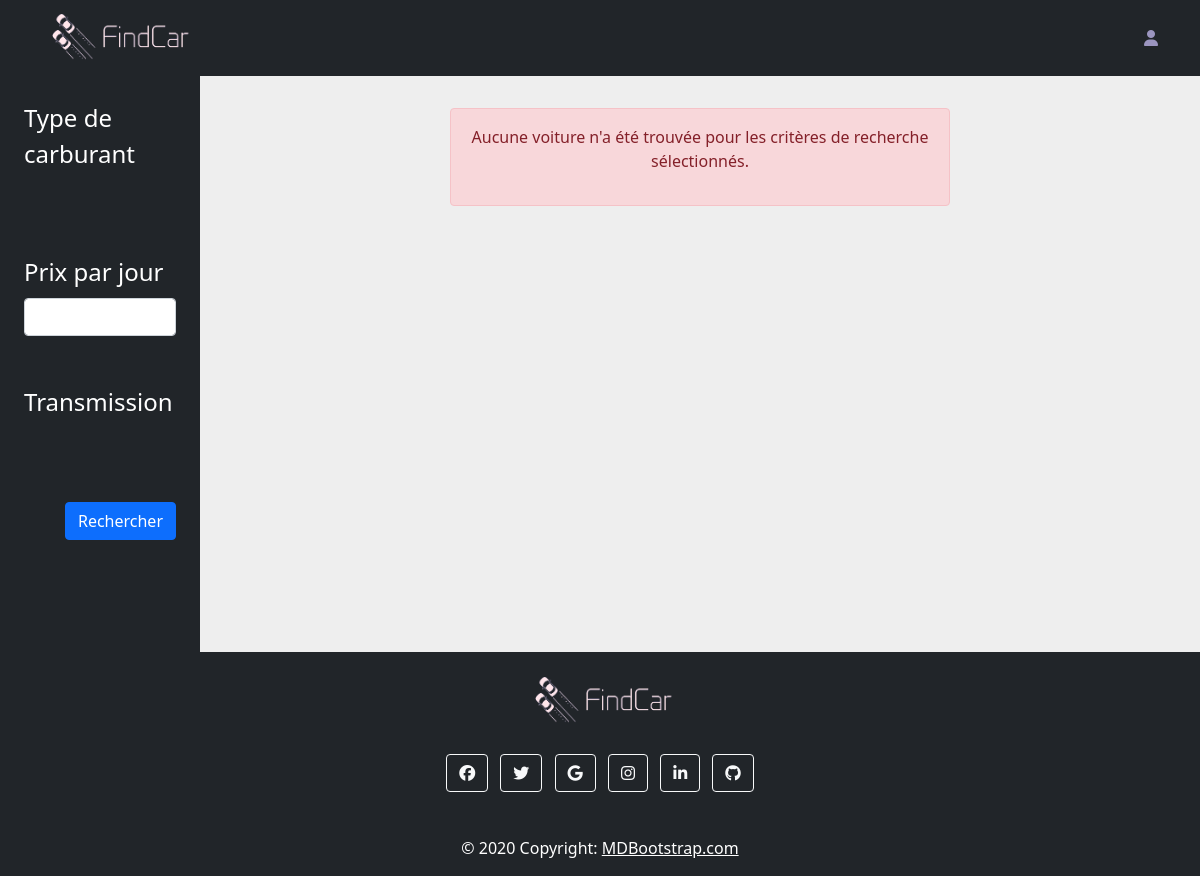
Before: /vue/selection.php with the older database file.
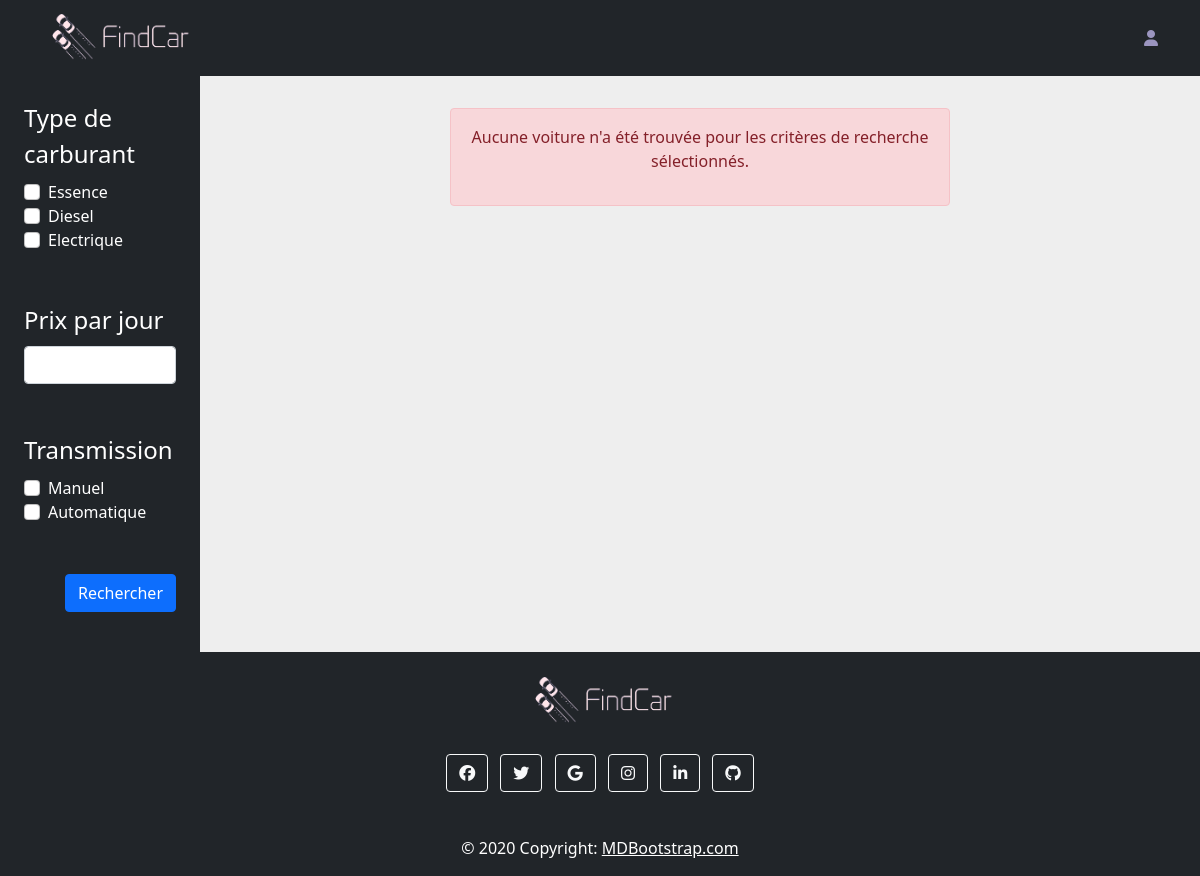
After: the same page with the newer database file.
### tables this page shows
CREATE TABLE `Carburant` (
  `IdCarburant` int(11) NOT NULL,
  `typeCarburant` varchar(100) NOT NULL
);

CREATE TABLE `Transmission` (
  `IdTransmission` int(11) NOT NULL,
  `typeTransmission` text NOT NULL
);

### public/model/BDD.php (called while the page is built, shortened)
 <?php
function getConnexion()
{
    static $myDb = null;
    if ($myDb === null) {
        try {
            $myDb = new PDO("mysql:host=" . DB_HOST . ";dbname=" . DB_NAME . ";charset=utf8", DB_USER, DB_PASSWORD);
            $myDb->setAttribute(PDO::ATTR_ERRMODE, PDO::ERRMODE_EXCEPTION);
            $myDb->setAttribute(PDO::ATTR_EMULATE_PREPARES, false);
        } catch (PDOException $e) {
            die("Erreur :" . $e->getMessage());
        }
    }
    return $myDb;
}
function getCarburant()
{
    $myDb = getConnexion();
    $sql = $myDb->prepare("SELECT IdCarburant,typeCarburant FROM Carburant");
    $sql->execute();
    return $sql->fetchAll(PDO::FETCH_ASSOC);
}
function getTransmission()
{
    $myDb = getConnexion();
    $sql = $myDb->prepare("SELECT IdTransmission,typeTransmission FROM Transmission");
    $sql->execute();
    return $sql->fetchAll(PDO::FETCH_ASSOC);
}

### public/vue/selection.php (the view, shortened to what this page needs)
 <?php
require("../model/BDD.php");
require("./navbarFooter.php");
$arrayCarburant = getCarburant();
$arrayTransmission = getTransmission();
$rechercher = filter_input(INPUT_POST, 'apliquerFiltre', FILTER_SANITIZE_SPECIAL_CHARS);
if (isset($rechercher)) {
  $filtreCarburant = filter_input(INPUT_POST, 'carburant', FILTER_SANITIZE_SPECIAL_CHARS);
  $filtrePrixJour = filter_input(INPUT_POST, 'prixJour', FILTER_SANITIZE_SPECIAL_CHARS);
  $filtreTransmission = filter_input(INPUT_POST, 'transmission', FILTER_SANITIZE_SPECIAL_CHARS);
  if (!empty($filtreCarburant) || !empty($filtrePrixJour) || !empty($filtreTransmission)) {
    $localisation = filter_input(INPUT_POST, 'localisation', FILTER_SANITIZE_SPECIAL_CHARS);
    $arrayVehicule = filterPageSelection($localisation, $filtreCarburant, $filtrePrixJour, $filtreTransmission);
  }
} else {
  $arrayVehicule = $_SESSION['arrayVehicules'];
}
?>
<!DOCTYPE html>
<html lang="en">
<head>
  <link href="https://cdn.jsdelivr.net/npm/bootstrap@5.0.2/dist/css/bootstrap.min.css" rel="stylesheet">
  <link href="https://cdn.jsdelivr.net/npm/bootstrap@5.0.0-alpha3/dist/css/bootstrap.min.css" rel="stylesheet">
  <link rel="stylesheet" href="https://cdnjs.cloudflare.com/ajax/libs/bootstrap-datepicker/1.9.0/css/bootstrap-datepicker.min.css">
  <link rel="stylesheet" href="https://cdnjs.cloudflare.com/ajax/libs/font-awesome/4.7.0/css/font-awesome.min.css">
</head>
<body>
  <div class="container-fluid">
    <div class="row flex-nowrap">
      <div class="col-auto col-md-3 col-xl-2 px-sm-2 px-0 bg-dark">
        <div class="d-flex flex-column align-items-center align-items-sm-start px-3 pt-2 text-white min-vh-100">
          <form action="#" method="post">
            <legend class="mt-3">Type de carburant</legend>
            <div class="form-check">
              <?php foreach ($arrayCarburant as $carburant) { ?>
                <input class="form-check-input" name="carburant" type="checkbox" value="<?= $carburant['typeCarburant'] ?>" id="<?= $carburant['IdCarburant'] ?>"><?= $carburant['typeCarburant'] ?><br>
              <?php } ?>
            </div>
            <legend class="mt-5">Prix par jour</legend>
            <div class="form-group mt-3">
              <input class="form-control" type="number" name="prixJour" id="prixJour" min="0" max="300">
            </div>
            <legend class="mt-5">Transmission</legend>
            <div class="form-check">
              <?php foreach ($arrayTransmission as $transmission) { ?>
                <input class="form-check-input" name="transmission" type="checkbox" value="<?= $transmission['typeTransmission'] ?>" id="<?= $transmission['IdTransmission'] ?>"><?= $transmission['typeTransmission'] ?><br>
              <?php } ?>
            </div>
            <input type="submit" name="apliquerFiltre" id="apliquerFiltre" value="Rechercher" class="btn btn-primary mt-5 float-end">
          </form>
        </div>
      </div>
      <div class="col py-3" style="background-color: #eee;">
        <section style="padding-bottom:20%;">
          <?php if (empty($arrayVehicule)) { ?>
            <div class="row h-100 justify-content-center align-items-center">
              <div class="alert alert-danger w-50 mt-3 col-12 text-center" role="alert">
                <p> Aucune voiture n'a été trouvée pour les critères de recherche sélectionnés. </p>
              </div>
            </div>
            <?php
          } ?>
        </section>
      </div>
    </div>
  </div>
</body>
</html>

### public/vue/navbarFooter.php (shortened to what this page needs)
<!DOCTYPE html>
<html lang="fr">
<head>
    <link href="https://cdn.jsdelivr.net/npm/bootstrap@5.0.2/dist/css/bootstrap.min.css" rel="stylesheet">
    <link href="https://cdn.jsdelivr.net/npm/bootstrap@5.0.0-alpha3/dist/css/bootstrap.min.css" rel="stylesheet">
    <link rel="stylesheet" href="https://cdnjs.cloudflare.com/ajax/libs/bootstrap-datepicker/1.9.0/css/bootstrap-datepicker.min.css">
    <link rel="stylesheet" href="https://cdnjs.cloudflare.com/ajax/libs/font-awesome/4.7.0/css/font-awesome.min.css">
</head>
<body>
    <nav class="navbar navbar-dark bg-dark">
        <div class="container">
            <a class="navbar-brand" href="./index.php">
                <img src="../../assets/images/LogoMiniNom-removebg-preview.png" alt="" width="150" height="50">
            </a>
            <?php
            if (isset($connexion) && isset($connexionAdmin)) {
                if ($connexion == true && $connexionAdmin == false) { ?>
                    <a class="mx-3" href="./deconnexion.php">
                        <i class="fa-solid fa-right-from-bracket"></i>
                    </a>
                <?php } elseif ($connexion == false && $connexionAdmin == true) { ?>
                    <div class="d-flex">
                        <a class="mx-3" href="./gestionVehicules.php">
                            <i class="fa-solid fa-car-side"></i>
                        </a>
                        <a class="mx-3" href="./gestionUtilisateurs.php">
                            <i class="fa-solid fa-users"></i>
                        </a>
                        <a class="mx-3" href="./deconnexion.php">
                            <i class="fa-solid fa-right-from-bracket"></i>
                        </a>
                    </div>
                <?php }
            } else { ?>
                <a class="d-flex" href="./connexion.php">
                    <i class="fa-solid fa-user"></i>
                </a>
            <?php } ?>
        </div>
    </nav>
    <footer class="text-center text-white bg-dark sticky-bottom">
        <div class="container p-4">
            <img src="../../assets/images/LogoMiniNom-removebg-preview.png" width="150" height="50">
        </div>
        <section class="mb-4">
            <a class="btn btn-outline-light btn-floating m-1" href="#!" role="button"><i class="fab fa-facebook-f"></i></a>
            <a class="btn btn-outline-light btn-floating m-1" href="#!" role="button"><i class="fab fa-twitter"></i></a>
            <a class="btn btn-outline-light btn-floating m-1" href="#!" role="button"><i class="fab fa-google"></i></a>
            <a class="btn btn-outline-light btn-floating m-1" href="#!" role="button"><i class="fab fa-instagram"></i></a>
            <a class="btn btn-outline-light btn-floating m-1" href="#!" role="button"><i class="fab fa-linkedin-in"></i></a>
            <a class="btn btn-outline-light btn-floating m-1" href="#!" role="button"><i class="fab fa-github"></i></a>
        </section>
        <div class="text-center p-3 bg-dark">
            © 2020 Copyright:
            <a class="text-white" href="https://mdbootstrap.com/">MDBootstrap.com</a>
        </div>
    </footer>
</body>
</html>

### public/vue/navbarFooter.php (style rules this page uses)
.fa-solid { color: #9B95BF; }
body { position: relative; min-height: 100vh; }
footer { position: absolute; bottom: 0; left: 0; right: 0; }

Changed rows visible on the page:
added carburant: typeCarburant "Essence"
added carburant: typeCarburant "Diesel"
added carburant: typeCarburant "Electrique"
added transmission: typeTransmission "Manuel"
added transmission: typeTransmission "Automatique"
